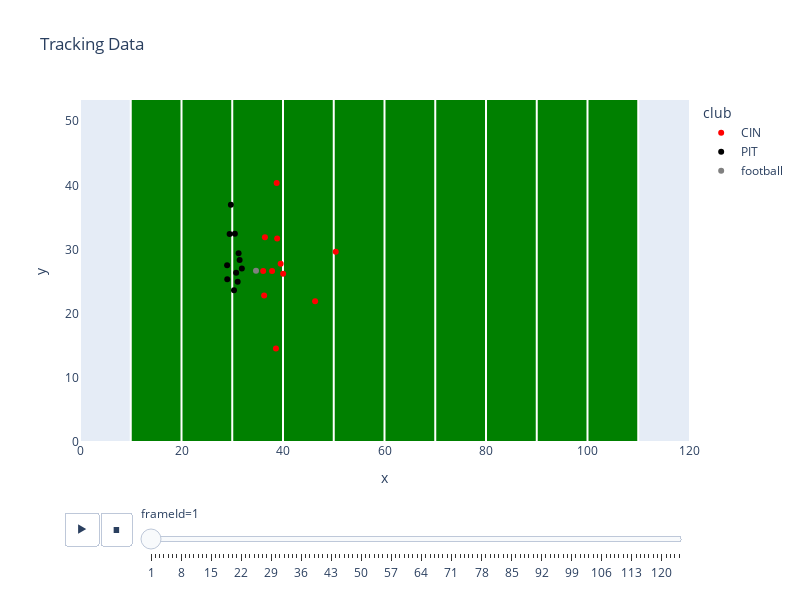

Here is the notebook cell this chart was saved with:
### Code cell
#fig.show()

### Figure 1 — Plotly figure (JSON) as saved in the notebook; plotly's stock layout.template omitted (floating-point values rounded to 4 significant figures)
{"data": [{"hovertemplate": "club=CIN<br>frameId=1<br>x=%{x}<br>y=%{y}<extra></extra>", "legendgroup": "CIN", "marker": {"color": "Red", "symbol": "circle"}, "mode": "markers", "name": "CIN", "orientation": "v", "showlegend": true, "type": "scatter", "x": [38.61, 46.33, 36.09, 38.85, 38.75, 36.44, 50.39, 37.85, 36.28, 40.03, 39.54], "xaxis": "x", "y": [14.58, 21.95, 26.66, 31.71, 40.36, 31.91, 29.65, 26.65, 22.82, 26.24, 27.77], "yaxis": "y"}, {"hovertemplate": "club=PIT<br>frameId=1<br>x=%{x}<br>y=%{y}<extra></extra>", "legendgroup": "PIT", "marker": {"color": "Black", "symbol": "circle"}, "mode": "markers", "name": "PIT", "orientation": "v", "showlegend": true, "type": "scatter", "x": [28.99, 30.77, 31.07, 31.89, 30.52, 29.48, 31.45, 29.02, 30.34, 31.25, 29.73], "xaxis": "x", "y": [27.54, 26.39, 24.99, 27.04, 32.45, 32.41, 28.37, 25.36, 23.65, 29.42, 36.98], "yaxis": "y"}, {"hovertemplate": "club=football<br>frameId=1<br>x=%{x}<br>y=%{y}<extra></extra>", "legendgroup": "football", "marker": {"color": "Grey", "symbol": "circle"}, "mode": "markers", "name": "football", "orientation": "v", "showlegend": true, "type": "scatter", "x": [34.68], "xaxis": "x", "y": [26.68], "yaxis": "y"}], "layout": {"height": 600, "legend": {"title": {"text": "club"}, "tracegroupgap": 0}, "shapes": [{"fillcolor": "green", "layer": "below", "line": {"color": "green", "width": 1}, "opacity": 1, "type": "rect", "x0": 10, "x1": 110, "y0": 0, "y1": 53.3}, {"layer": "below", "line": {"color": "white", "width": 2}, "opacity": 1, "type": "line", "x0": 0, "x1": 0, "y0": 0, "y1": 53.3}, {"layer": "below", "line": {"color": "white", "width": 2}, "opacity": 1, "type": "line", "x0": 10, "x1": 10, "y0": 0, "y1": 53.3}, {"layer": "below", "line": {"color": "white", "width": 2}, "opacity": 1, "type": "line", "x0": 20, "x1": 20, "y0": 0, "y1": 53.3}, {"layer": "below", "line": {"color": "white", "width": 2}, "opacity": 1, "type": "line", "x0": 30, "x1": 30, "y0": 0, "y1": 53.3}, {"layer": "below", "line": {"color": "white", "width": 2}, "opacity": 1, "type": "line", "x0": 40, "x1": 40, "y0": 0, "y1": 53.3}, {"layer": "below", "line": {"color": "white", "width": 2}, "opacity": 1, "type": "line", "x0": 50, "x1": 50, "y0": 0, "y1": 53.3}, {"layer": "below", "line": {"color": "white", "width": 2}, "opacity": 1, "type": "line", "x0": 60, "x1": 60, "y0": 0, "y1": 53.3}, {"layer": "below", "line": {"color": "white", "width": 2}, "opacity": 1, "type": "line", "x0": 70, "x1": 70, "y0": 0, "y1": 53.3}, {"layer": "below", "line": {"color": "white", "width": 2}, "opacity": 1, "type": "line", "x0": 80, "x1": 80, "y0": 0, "y1": 53.3}, {"layer": "below", "line": {"color": "white", "width": 2}, "opacity": 1, "type": "line", "x0": 90, "x1": 90, "y0": 0, "y1": 53.3}, {"layer": "below", "line": {"color": "white", "width": 2}, "opacity": 1, "type": "line", "x0": 100, "x1": 100, "y0": 0, "y1": 53.3}, {"layer": "below", "line": {"color": "white", "width": 2}, "opacity": 1, "type": "line", "x0": 110, "x1": 110, "y0": 0, "y1": 53.3}], "sliders": [{"active": 0, "currentvalue": {"prefix": "frameId="}, "len": 0.9, "pad": {"b": 10, "t": 60}, "steps": [{"args": [["1"], {"frame": {"duration": 0, "redraw": false}, "fromcurrent": true, "mode": "immediate", "transition": {"duration": 0, "easing": "linear"}}], "label": "1", "method": "animate"}, {"args": [["2"], {"frame": {"duration": 0, "redraw": false}, "fromcurrent": true, "mode": "immediate", "transition": {"duration": 0, "easing": "linear"}}], "label": "2", "method": "animate"}, {"args": [["3"], {"frame": {"duration": 0, "redraw": false}, "fromcurrent": true, "mode": "immediate", "transition": {"duration": 0, "easing": "linear"}}], "label": "3", "method": "animate"}, {"args": [["4"], {"frame": {"duration": 0, "redraw": false}, "fromcurrent": true, "mode": "immediate", "transition": {"duration": 0, "easing": "linear"}}], "label": "4", "method": "animate"}, {"args": [["5"], {"frame": {"duration": 0, "redraw": false}, "fromcurrent": true, "mode": "immediate", "transition": {"duration": 0, "easing": "linear"}}], "label": "5", "method": "animate"}, {"args": [["6"], {"frame": {"duration": 0, "redraw": false}, "fromcurrent": true, "mode": "immediate", "transition": {"duration": 0, "easing": "linear"}}], "label": "6", "method": "animate"}, {"args": [["7"], {"frame": {"duration": 0, "redraw": false}, "fromcurrent": true, "mode": "immediate", "transition": {"duration": 0, "easing": "linear"}}], "label": "7", "method": "animate"}, {"args": [["8"], {"frame": {"duration": 0, "redraw": false}, "fromcurrent": true, "mode": "immediate", "transition": {"duration": 0, "easing": "linear"}}], "label": "8", "method": "animate"}, {"args": [["9"], {"frame": {"duration": 0, "redraw": false}, "fromcurrent": true, "mode": "immediate", "transition": {"duration": 0, "easing": "linear"}}], "label": "9", "method": "animate"}, {"args": [["10"], {"frame": {"duration": 0, "redraw": false}, "fromcurrent": true, "mode": "immediate", "transition": {"duration": 0, "easing": "linear"}}], "label": "10", "method": "animate"}, {"args": [["11"], {"frame": {"duration": 0, "redraw": false}, "fromcurrent": true, "mode": "immediate", "transition": {"duration": 0, "easing": "linear"}}], "label": "11", "method": "animate"}, {"args": [["12"], {"frame": {"duration": 0, "redraw": false}, "fromcurrent": true, "mode": "immediate", "transition": {"duration": 0, "easing": "linear"}}], "label": "12", "method": "animate"}, {"args": [["13"], {"frame": {"duration": 0, "redraw": false}, "fromcurrent": true, "mode": "immediate", "transition": {"duration": 0, "easing": "linear"}}], "label": "13", "method": "animate"}, {"args": [["14"], {"frame": {"duration": 0, "redraw": false}, "fromcurrent": true, "mode": "immediate", "transition": {"duration": 0, "easing": "linear"}}], "label": "14", "method": "animate"}, {"args": [["15"], {"frame": {"duration": 0, "redraw": false}, "fromcurrent": true, "mode": "immediate", "transition": {"duration": 0, "easing": "linear"}}], "label": "15", "method": "animate"}, {"args": [["16"], {"frame": {"duration": 0, "redraw": false}, "fromcurrent": true, "mode": "immediate", "transition": {"duration": 0, "easing": "linear"}}], "label": "16", "method": "animate"}, {"args": [["17"], {"frame": {"duration": 0, "redraw": false}, "fromcurrent": true, "mode": "immediate", "transition": {"duration": 0, "easing": "linear"}}], "label": "17", "method": "animate"}, {"args": [["18"], {"frame": {"duration": 0, "redraw": false}, "fromcurrent": true, "mode": "immediate", "transition": {"duration": 0, "easing": "linear"}}], "label": "18", "method": "animate"}, {"args": [["19"], {"frame": {"duration": 0, "redraw": false}, "fromcurrent": true, "mode": "immediate", "transition": {"duration": 0, "easing": "linear"}}], "label": "19", "method": "animate"}, {"args": [["20"], {"frame": {"duration": 0, "redraw": false}, "fromcurrent": true, "mode": "immediate", "transition": {"duration": 0, "easing": "linear"}}], "label": "20", "method": "animate"}, {"args": [["21"], {"frame": {"duration": 0, "redraw": false}, "fromcurrent": true, "mode": "immediate", "transition": {"duration": 0, "easing": "linear"}}], "label": "21", "method": "animate"}, {"args": [["22"], {"frame": {"duration": 0, "redraw": false}, "fromcurrent": true, "mode": "immediate", "transition": {"duration": 0, "easing": "linear"}}], "label": "22", "method": "animate"}, {"args": [["23"], {"frame": {"duration": 0, "redraw": false}, "fromcurrent": true, "mode": "immediate", "transition": {"duration": 0, "easing": "linear"}}], "label": "23", "method": "animate"}, {"args": [["24"], {"frame": {"duration": 0, "redraw": false}, "fromcurrent": true, "mode": "immediate", "transition": {"duration": 0, "easing": "linear"}}], "label": "24", "method": "animate"}, {"args": [["25"], {"frame": {"duration": 0, "redraw": false}, "fromcurrent": true, "mode": "immediate", "transition": {"duration": 0, "easing": "linear"}}], "label": "25", "method": "animate"}, {"args": [["26"], {"frame": {"duration": 0, "redraw": false}, "fromcurrent": true, "mode": "immediate", "transition": {"duration": 0, "easing": "linear"}}], "label": "26", "method": "animate"}, {"args": [["27"], {"frame": {"duration": 0, "redraw": false}, "fromcurrent": true, "mode": "immediate", "transition": {"duration": 0, "easing": "linear"}}], "label": "27", "method": "animate"}, {"args": [["28"], {"frame": {"duration": 0, "redraw": false}, "fromcurrent": true, "mode": "immediate", "transition": {"duration": 0, "easing": "linear"}}], "label": "28", "method": "animate"}, {"args": [["29"], {"frame": {"duration": 0, "redraw": false}, "fromcurrent": true, "mode": "immediate", "transition": {"duration": 0, "easing": "linear"}}], "label": "29", "method": "animate"}, {"args": [["30"], {"frame": {"duration": 0, "redraw": false}, "fromcurrent": true, "mode": "immediate", "transition": {"duration": 0, "easing": "linear"}}], "label": "30", "method": "animate"}, {"args": [["31"], {"frame": {"duration": 0, "redraw": false}, "fromcurrent": true, "mode": "immediate", "transition": {"duration": 0, "easing": "linear"}}], "label": "31", "method": "animate"}, {"args": [["32"], {"frame": {"duration": 0, "redraw": false}, "fromcurrent": true, "mode": "immediate", "transition": {"duration": 0, "easing": "linear"}}], "label": "32", "method": "animate"}, {"args": [["33"], {"frame": {"duration": 0, "redraw": false}, "fromcurrent": true, "mode": "immediate", "transition": {"duration": 0, "easing": "linear"}}], "label": "33", "method": "animate"}, {"args": [["34"], {"frame": {"duration": 0, "redraw": false}, "fromcurrent": true, "mode": "immediate", "transition": {"duration": 0, "easing": "linear"}}], "label": "34", "method": "animate"}, {"args": [["35"], {"frame": {"duration": 0, "redraw": false}, "fromcurrent": true, "mode": "immediate", "transition": {"duration": 0, "easing": "linear"}}], "label": "35", "method": "animate"}, {"args": [["36"], {"frame": {"duration": 0, "redraw": false}, "fromcurrent": true, "mode": "immediate", "transition": {"duration": 0, "easing": "linear"}}], "label": "36", "method": "animate"}, {"args": [["37"], {"frame": {"duration": 0, "redraw": false}, "fromcurrent": true, "mode": "immediate", "transition": {"duration": 0, "easing": "linear"}}], "label": "37", "method": "animate"}, {"args": [["38"], {"frame": {"duration": 0, "redraw": false}, "fromcurrent": true, "mode": "immediate", "transition": {"duration": 0, "easing": "linear"}}], "label": "38", "method": "animate"}, {"args": [["39"], {"frame": {"duration": 0, "redraw": false}, "fromcurrent": true, "mode": "immediate", "transition": {"duration": 0, "easing": "linear"}}], "label": "39", "method": "animate"}, {"args": [["40"], {"frame": {"duration": 0, "redraw": false}, "fromcurrent": true, "mode": "immediate", "transition": {"duration": 0, "easing": "linear"}}], "label": "40", "method": "animate"}, {"args": [["41"], {"frame": {"duration": 0, "redraw": false}, "fromcurrent": true, "mode": "immediate", "transition": {"duration": 0, "easing": "linear"}}], "label": "41", "method": "animate"}, {"args": [["42"], {"frame": {"duration": 0, "redraw": false}, "fromcurrent": true, "mode": "immediate", "transition": {"duration": 0, "easing": "linear"}}], "label": "42", "method": "animate"}, {"args": [["43"], {"frame": {"duration": 0, "redraw": false}, "fromcurrent": true, "mode": "immediate", "transition": {"duration": 0, "easing": "linear"}}], "label": "43", "method": "animate"}, {"args": [["44"], {"frame": {"duration": 0, "redraw": false}, "fromcurrent": true, "mode": "immediate", "transition": {"duration": 0, "easing": "linear"}}], "label": "44", "method": "animate"}, {"args": [["45"], {"frame": {"duration": 0, "redraw": false}, "fromcurrent": true, "mode": "immediate", "transition": {"duration": 0, "easing": "linear"}}], "label": "45", "method": "animate"}, {"args": [["46"], {"frame": {"duration": 0, "redraw": false}, "fromcurrent": true, "mode": "immediate", "transition": {"duration": 0, "easing": "linear"}}], "label": "46", "method": "animate"}, {"args": [["47"], {"frame": {"duration": 0, "redraw": false}, "fromcurrent": true, "mode": "immediate", "transition": {"duration": 0, "easing": "linear"}}], "label": "47", "method": "animate"}, {"args": [["48"], {"frame": {"duration": 0, "redraw": false}, "fromcurrent": true, "mode": "immediate", "transition": {"duration": 0, "easing": "linear"}}], "label": "48", "method": "animate"}, {"args": [["49"], {"frame": {"duration": 0, "redraw": false}, "fromcurrent": true, "mode": "immediate", "transition": {"duration": 0, "easing": "linear"}}], "label": "49", "method": "animate"}, {"args": [["50"], {"frame": {"duration": 0, "redraw": false}, "fromcurrent": true, "mode": "immediate", "transition": {"duration": 0, "easing": "linear"}}], "label": "50", "method": "animate"}, {"args": [["51"], {"frame": {"duration": 0, "redraw": false}, "fromcurrent": true, "mode": "immediate", "transition": {"duration": 0, "easing": "linear"}}], "label": "51", "method": "animate"}, {"args": [["52"], {"frame": {"duration": 0, "redraw": false}, "fromcurrent": true, "mode": "immediate", "transition": {"duration": 0, "easing": "linear"}}], "label": "52", "method": "animate"}, {"args": [["53"], {"frame": {"duration": 0, "redraw": false}, "fromcurrent": true, "mode": "immediate", "transition": {"duration": 0, "easing": "linear"}}], "label": "53", "method": "animate"}, {"args": [["54"], {"frame": {"duration": 0, "redraw": false}, "fromcurrent": true, "mode": "immediate", "transition": {"duration": 0, "easing": "linear"}}], "label": "54", "method": "animate"}, {"args": [["55"], {"frame": {"duration": 0, "redraw": false}, "fromcurrent": true, "mode": "immediate", "transition": {"duration": 0, "easing": "linear"}}], "label": "55", "method": "animate"}, {"args": [["56"], {"frame": {"duration": 0, "redraw": false}, "fromcurrent": true, "mode": "immediate", "transition": {"duration": 0, "easing": "linear"}}], "label": "56", "method": "animate"}, {"args": [["57"], {"frame": {"duration": 0, "redraw": false}, "fromcurrent": true, "mode": "immediate", "transition": {"duration": 0, "easing": "linear"}}], "label": "57", "method": "animate"}, {"args": [["58"], {"frame": {"duration": 0, "redraw": false}, "fromcurrent": true, "mode": "immediate", "transition": {"duration": 0, "easing": "linear"}}], "label": "58", "method": "animate"}, {"args": [["59"], {"frame": {"duration": 0, "redraw": false}, "fromcurrent": true, "mode": "immediate", "transition": {"duration": 0, "easing": "linear"}}], "label": "59", "method": "animate"}, {"args": [["60"], {"frame": {"duration": 0, "redraw": false}, "fromcurrent": true, "mode": "immediate", "transition": {"duration": 0, "easing": "linear"}}], "label": "60", "method": "animate"}, {"args": [["61"], {"frame": {"duration": 0, "redraw": false}, "fromcurrent": true, "mode": "immediate", "transition": {"duration": 0, "easing": "linear"}}], "label": "61", "method": "animate"}, {"args": [["62"], {"frame": {"duration": 0, "redraw": false}, "fromcurrent": true, "mode": "immediate", "transition": {"duration": 0, "easing": "linear"}}], "label": "62", "method": "animate"}, {"args": [["63"], {"frame": {"duration": 0, "redraw": false}, "fromcurrent": true, "mode": "immediate", "transition": {"duration": 0, "easing": "linear"}}], "label": "63", "method": "animate"}, {"args": [["64"], {"frame": {"duration": 0, "redraw": false}, "fromcurrent": true, "mode": "immediate", "transition": {"duration": 0, "easing": "linear"}}], "label": "64", "method": "animate"}, {"args": [["65"], {"frame": {"duration": 0, "redraw": false}, "fromcurrent": true, "mode": "immediate", "transition": {"duration": 0, "easing": "linear"}}], "label": "65", "method": "animate"}, {"args": [["66"], {"frame": {"duration": 0, "redraw": false}, "fromcurrent": true, "mode": "immediate", "transition": {"duration": 0, "easing": "linear"}}], "label": "66", "method": "animate"}, {"args": [["67"], {"frame": {"duration": 0, "redraw": false}, "fromcurrent": true, "mode": "immediate", "transition": {"duration": 0, "easing": "linear"}}], "label": "67", "method": "animate"}, {"args": [["68"], {"frame": {"duration": 0, "redraw": false}, "fromcurrent": true, "mode": "immediate", "transition": {"duration": 0, "easing": "linear"}}], "label": "68", "method": "animate"}, {"args": [["69"], {"frame": {"duration": 0, "redraw": false}, "fromcurrent": true, "mode": "immediate", "transition": {"duration": 0, "easing": "linear"}}], "label": "69", "method": "animate"}, {"args": [["70"], {"frame": {"duration": 0, "redraw": false}, "fromcurrent": true, "mode": "immediate", "transition": {"duration": 0, "easing": "linear"}}], "label": "70", "method": "animate"}, {"args": [["71"], {"frame": {"duration": 0, "redraw": false}, "fromcurrent": true, "mode": "immediate", "transition": {"duration": 0, "easing": "linear"}}], "label": "71", "method": "animate"}, {"args": [["72"], {"frame": {"duration": 0, "redraw": false}, "fromcurrent": true, "mode": "immediate", "transition": {"duration": 0, "easing": "linear"}}], "label": "72", "method": "animate"}, {"args": [["73"], {"frame": {"duration": 0, "redraw": false}, "fromcurrent": true, "mode": "immediate", "transition": {"duration": 0, "easing": "linear"}}], "label": "73", "method": "animate"}, {"args": [["74"], {"frame": {"duration": 0, "redraw": false}, "fromcurrent": true, "mode": "immediate", "transition": {"duration": 0, "easing": "linear"}}], "label": "74", "method": "animate"}, {"args": [["75"], {"frame": {"duration": 0, "redraw": false}, "fromcurrent": true, "mode": "immediate", "transition": {"duration": 0, "easing": "linear"}}], "label": "75", "method": "animate"}, {"args": [["76"], {"frame": {"duration": 0, "redraw": false}, "fromcurrent": true, "mode": "immediate", "transition": {"duration": 0, "easing": "linear"}}], "label": "76", "method": "animate"}, {"args": [["77"], {"frame": {"duration": 0, "redraw": false}, "fromcurrent": true, "mode": "immediate", "transition": {"duration": 0, "easing": "linear"}}], "label": "77", "method": "animate"}, {"args": [["78"], {"frame": {"duration": 0, "redraw": false}, "fromcurrent": true, "mode": "immediate", "transition": {"duration": 0, "easing": "linear"}}], "label": "78", "method": "animate"}, {"args": [["79"], {"frame": {"duration": 0, "redraw": false}, "fromcurrent": true, "mode": "immediate", "transition": {"duration": 0, "easing": "linear"}}], "label": "79", "method": "animate"}, {"args": [["80"], {"frame": {"duration": 0, "redraw": false}, "fromcurrent": true, "mode": "immediate", "transition": {"duration": 0, "easing": "linear"}}], "label": "80", "method": "animate"}, {"args": [["81"], {"frame": {"duration": 0, "redraw": false}, "fromcurrent": true, "mode": "immediate", "transition": {"duration": 0, "easing": "linear"}}], "label": "81", "method": "animate"}, {"args": [["82"], {"frame": {"duration": 0, "redraw": false}, "fromcurrent": true, "mode": "immediate", "transition": {"duration": 0, "easing": "linear"}}], "label": "82", "method": "animate"}, {"args": [["83"], {"frame": {"duration": 0, "redraw": false}, "fromcurrent": true, "mode": "immediate", "transition": {"duration": 0, "easing": "linear"}}], "label": "83", "method": "animate"}, {"args": [["84"], {"frame": {"duration": 0, "redraw": false}, "fromcurrent": true, "mode": "immediate", "transition": {"duration": 0, "easing": "linear"}}], "label": "84", "method": "animate"}, {"args": [["85"], {"frame": {"duration": 0, "redraw": false}, "fromcurrent": true, "mode": "immediate", "transition": {"duration": 0, "easing": "linear"}}], "label": "85", "method": "animate"}, {"args": [["86"], {"frame": {"duration": 0, "redraw": false}, "fromcurrent": true, "mode": "immediate", "transition": {"duration": 0, "easing": "linear"}}], "label": "86", "method": "animate"}, {"args": [["87"], {"frame": {"duration": 0, "redraw": false}, "fromcurrent": true, "mode": "immediate", "transition": {"duration": 0, "easing": "linear"}}], "label": "87", "method": "animate"}, {"args": [["88"], {"frame": {"duration": 0, "redraw": false}, "fromcurrent": true, "mode": "immediate", "transition": {"duration": 0, "easing": "linear"}}], "label": "88", "method": "animate"}, {"args": [["89"], {"frame": {"duration": 0, "redraw": false}, "fromcurrent": true, "mode": "immediate", "transition": {"duration": 0, "easing": "linear"}}], "label": "89", "method": "animate"}, {"args": [["90"], {"frame": {"duration": 0, "redraw": false}, "fromcurrent": true, "mode": "immediate", "transition": {"duration": 0, "easing": "linear"}}], "label": "90", "method": "animate"}, {"args": [["91"], {"frame": {"duration": 0, "redraw": false}, "fromcurrent": true, "mode": "immediate", "transition": {"duration": 0, "easing": "linear"}}], "label": "91", "method": "animate"}, {"args": [["92"], {"frame": {"duration": 0, "redraw": false}, "fromcurrent": true, "mode": "immediate", "transition": {"duration": 0, "easing": "linear"}}], "label": "92", "method": "animate"}, {"args": [["93"], {"frame": {"duration": 0, "redraw": false}, "fromcurrent": true, "mode": "immediate", "transition": {"duration": 0, "easing": "linear"}}], "label": "93", "method": "animate"}, {"args": [["94"], {"frame": {"duration": 0, "redraw": false}, "fromcurrent": true, "mode": "immediate", "transition": {"duration": 0, "easing": "linear"}}], "label": "94", "method": "animate"}, {"args": [["95"], {"frame": {"duration": 0, "redraw": false}, "fromcurrent": true, "mode": "immediate", "transition": {"duration": 0, "easing": "linear"}}], "label": "95", "method": "animate"}, {"args": [["96"], {"frame": {"duration": 0, "redraw": false}, "fromcurrent": true, "mode": "immediate", "transition": {"duration": 0, "easing": "linear"}}], "label": "96", "method": "animate"}, {"args": [["97"], {"frame": {"duration": 0, "redraw": false}, "fromcurrent": true, "mode": "immediate", "transition": {"duration": 0, "easing": "linear"}}], "label": "97", "method": "animate"}, {"args": [["98"], {"frame": {"duration": 0, "redraw": false}, "fromcurrent": true, "mode": "immediate", "transition": {"duration": 0, "easing": "linear"}}], "label": "98", "method": "animate"}, {"args": [["99"], {"frame": {"duration": 0, "redraw": false}, "fromcurrent": true, "mode": "immediate", "transition": {"duration": 0, "easing": "linear"}}], "label": "99", "method": "animate"}, {"args": [["100"], {"frame": {"duration": 0, "redraw": false}, "fromcurrent": true, "mode": "immediate", "transition": {"duration": 0, "easing": "linear"}}], "label": "100", "method": "animate"}, {"args": [["101"], {"frame": {"duration": 0, "redraw": false}, "fromcurrent": true, "mode": "immediate", "transition": {"duration": 0, "easing": "linear"}}], "label": "101", "method": "animate"}, {"args": [["102"], {"frame": {"duration": 0, "redraw": false}, "fromcurrent": true, "mode": "immediate", "transition": {"duration": 0, "easing": "linear"}}], "label": "102", "method": "animate"}, {"args": [["103"], {"frame": {"duration": 0, "redraw": false}, "fromcurrent": true, "mode": "immediate", "transition": {"duration": 0, "easing": "linear"}}], "label": "103", "method": "animate"}, {"args": [["104"], {"frame": {"duration": 0, "redraw": false}, "fromcurrent": true, "mode": "immediate", "transition": {"duration": 0, "easing": "linear"}}], "label": "104", "method": "animate"}, {"args": [["105"], {"frame": {"duration": 0, "redraw": false}, "fromcurrent": true, "mode": "immediate", "transition": {"duration": 0, "easing": "linear"}}], "label": "105", "method": "animate"}, {"args": [["106"], {"frame": {"duration": 0, "redraw": false}, "fromcurrent": true, "mode": "immediate", "transition": {"duration": 0, "easing": "linear"}}], "label": "106", "method": "animate"}, {"args": [["107"], {"frame": {"duration": 0, "redraw": false}, "fromcurrent": true, "mode": "immediate", "transition": {"duration": 0, "easing": "linear"}}], "label": "107", "method": "animate"}, {"args": [["108"], {"frame": {"duration": 0, "redraw": false}, "fromcurrent": true, "mode": "immediate", "transition": {"duration": 0, "easing": "linear"}}], "label": "108", "method": "animate"}, {"args": [["109"], {"frame": {"duration": 0, "redraw": false}, "fromcurrent": true, "mode": "immediate", "transition": {"duration": 0, "easing": "linear"}}], "label": "109", "method": "animate"}, {"args": [["110"], {"frame": {"duration": 0, "redraw": false}, "fromcurrent": true, "mode": "immediate", "transition": {"duration": 0, "easing": "linear"}}], "label": "110", "method": "animate"}, {"args": [["111"], {"frame": {"duration": 0, "redraw": false}, "fromcurrent": true, "mode": "immediate", "transition": {"duration": 0, "easing": "linear"}}], "label": "111", "method": "animate"}, {"args": [["112"], {"frame": {"duration": 0, "redraw": false}, "fromcurrent": true, "mode": "immediate", "transition": {"duration": 0, "easing": "linear"}}], "label": "112", "method": "animate"}, {"args": [["113"], {"frame": {"duration": 0, "redraw": false}, "fromcurrent": true, "mode": "immediate", "transition": {"duration": 0, "easing": "linear"}}], "label": "113", "method": "animate"}, {"args": [["114"], {"frame": {"duration": 0, "redraw": false}, "fromcurrent": true, "mode": "immediate", "transition": {"duration": 0, "easing": "linear"}}], "label": "114", "method": "animate"}, {"args": [["115"], {"frame": {"duration": 0, "redraw": false}, "fromcurrent": true, "mode": "immediate", "transition": {"duration": 0, "easing": "linear"}}], "label": "115", "method": "animate"}, {"args": [["116"], {"frame": {"duration": 0, "redraw": false}, "fromcurrent": true, "mode": "immediate", "transition": {"duration": 0, "easing": "linear"}}], "label": "116", "method": "animate"}, {"args": [["117"], {"frame": {"duration": 0, "redraw": false}, "fromcurrent": true, "mode": "immediate", "transition": {"duration": 0, "easing": "linear"}}], "label": "117", "method": "animate"}, {"args": [["118"], {"frame": {"duration": 0, "redraw": false}, "fromcurrent": true, "mode": "immediate", "transition": {"duration": 0, "easing": "linear"}}], "label": "118", "method": "animate"}, {"args": [["119"], {"frame": {"duration": 0, "redraw": false}, "fromcurrent": true, "mode": "immediate", "transition": {"duration": 0, "easing": "linear"}}], "label": "119", "method": "animate"}, {"args": [["120"], {"frame": {"duration": 0, "redraw": false}, "fromcurrent": true, "mode": "immediate", "transition": {"duration": 0, "easing": "linear"}}], "label": "120", "method": "animate"}, {"args": [["121"], {"frame": {"duration": 0, "redraw": false}, "fromcurrent": true, "mode": "immediate", "transition": {"duration": 0, "easing": "linear"}}], "label": "121", "method": "animate"}, {"args": [["122"], {"frame": {"duration": 0, "redraw": false}, "fromcurrent": true, "mode": "immediate", "transition": {"duration": 0, "easing": "linear"}}], "label": "122", "method": "animate"}, {"args": [["123"], {"frame": {"duration": 0, "redraw": false}, "fromcurrent": true, "mode": "immediate", "transition": {"duration": 0, "easing": "linear"}}], "label": "123", "method": "animate"}, {"args": [["124"], {"frame": {"duration": 0, "redraw": false}, "fromcurrent": true, "mode": "immediate", "transition": {"duration": 0, "easing": "linear"}}], "label": "124", "method": "animate"}], "x": 0.1, "xanchor": "left", "y": 0, "yanchor": "top"}], "title": {"text": "Tracking Data"}, "updatemenus": [{"buttons": [{"args": [null, {"frame": {"duration": 500, "redraw": false}, "fromcurrent": true, "mode": "immediate", "transition": {"duration": 500, "easing": "linear"}}], "label": "&#9654;", "method": "animate"}, {"args": [[null], {"frame": {"duration": 0, "redraw": false}, "fromcurrent": true, "mode": "immediate", "transition": {"duration": 0, "easing": "linear"}}], "label": "&#9724;", "method": "animate"}], "direction": "left", "pad": {"r": 10, "t": 70}, "showactive": false, "type": "buttons", "x": 0.1, "xanchor": "right", "y": 0, "yanchor": "top"}], "width": 800, "xaxis": {"anchor": "y", "domain": [0, 1], "range": [0, 120], "showgrid": false, "title": {"text": "x"}}, "yaxis": {"anchor": "x", "domain": [0, 1], "range": [0, 53.3], "showgrid": false, "title": {"text": "y"}}}}
